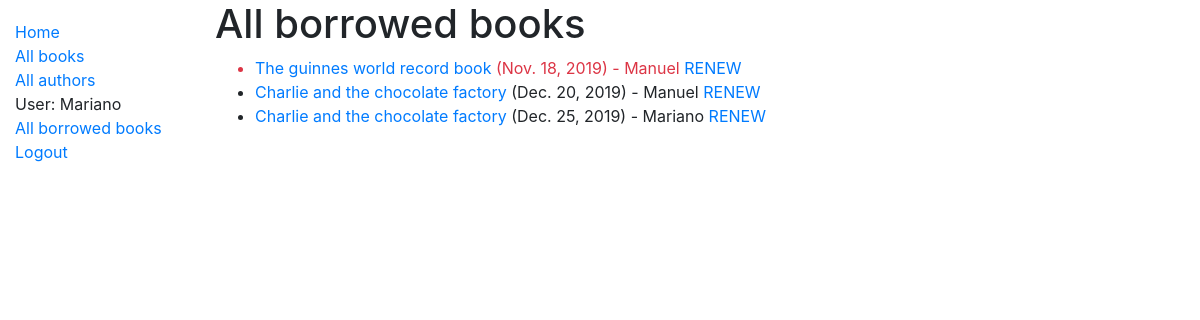
The app's page /catalog/loaned-books/ (signed in) with its own data.
### catalog/models.py (models this page shows, shortened)
class BookInstance(models.Model):
    id = models.UUIDField(primary_key=True, default=uuid.uuid4,
                          help_text='Unique ID for this particular book instance.')
    book = models.ForeignKey('Book', on_delete=models.SET_NULL, null=True)
    imprint = models.CharField(max_length=200)
    due_back = models.DateField(null=True, blank=True)
    borrower = models.ForeignKey(User, on_delete=models.SET_NULL, null=True, blank=True)
    LOAN_STATUS = (
        ('m', 'Maintenance'),
        ('o', 'On loan'),
        ('a', 'Available'),
        ('r', 'Reserved')
    )
    status = models.CharField(
        max_length=1,
        choices=LOAN_STATUS,
        blank=True,
        default='m',
        help_text='Book availability'
    )
    class Meta:
        ordering = ['due_back']
        permissions = (("can_mark_returned", "Can set book as returned"),)
    def is_overdue(self):
        if self.due_back and date.today() > self.due_back:
            return True
        return False

class Book(models.Model):
    title = models.CharField(max_length=200)
    author = models.ForeignKey('Author', on_delete=models.SET_NULL, null=True)
    summary = models.TextField(max_length=1000, help_text='Enter a brief description of the book')
    isbn = models.CharField('ISBN', max_length=13,
                            help_text='13 Character <a href="https://www.isbn-international.org/content/what-isbn">ISBN number</a>')
    genre = models.ManyToManyField(Genre, help_text='Select a genre for this book')
    language = models.ForeignKey('Language', on_delete=models.SET_NULL, null=True)
    def display_genre(self):
        """Create a string for the Genre. This is required to display Genre on admin."""
        return ', '.join(genre.name for genre in self.genre.all()[:3])
    display_genre.short_description = 'Genre'

### catalog/views.py (the view)
# urls.py: path('loaned-books/', views.AllLoanedBooksListView.as_view(), name='all-borrowed'),
class AllLoanedBooksListView(PermissionRequiredMixin, generic.ListView):
    model = BookInstance
    template_name = 'catalog/bookinstance_list_all_borrowed.html'
    paginate_by = 10
    permission_required = "catalog.can_mark_returned"
    def get_queryset(self):
        return BookInstance.objects.filter(status__exact='o').order_by('due_back')

### catalog/templates/catalog/bookinstance_list_all_borrowed.html
{% extends "base_generic.html" %}
{% block content %}
    <h1>All borrowed books</h1>
    {% if bookinstance_list %}
        <ul>
        {% for bookinst in bookinstance_list %}
        <li class="{% if bookinst.is_overdue%}text-danger{% endif %}">
            <a href="{% url 'book-detail' bookinst.book.pk %}">{{ bookinst.book.title }}</a> ({{ bookinst.due_back }}) - {{ bookinst.borrower.username }} <a href="{% url 'renew-book-librarian' bookinst.id %}">RENEW</a>
        </li>
        {% endfor %}
        </ul>
    {% else %}
        <p>There are no books borrowed.</p>
    {% endif %}
{% endblock %}

### catalog/templates/base_generic.html (shortened to what this page needs)
<!DOCTYPE html>
<html lang="en">
<head>
    <link rel="stylesheet" href="https://stackpath.bootstrapcdn.com/bootstrap/4.1.3/css/bootstrap.min.css"
>
    {% load static %}
    <link rel="stylesheet" href="{% static 'css/styles.css' %}">
</head>
<body>
<div class="container-fluid">
    <div class="row">
        <div class="col-sm-2">
            {% block sidebar %}
                <ul class="sidebar-nav">
                    <li><a href="{% url 'index' %}">Home</a></li>
                    <li><a href="{% url 'books' %}">All books</a></li>
                    <li><a href="{% url 'authors' %}">All authors</a></li>
                    {% if user.is_authenticated %}
                        <li>User: {{ user.get_username }}</li>
                        {% if perms.catalog.can_mark_returned %}
                            <li><a href="{% url 'all-borrowed' %}">All borrowed books</a></li>
                        {% else %}
                            <li><a href="{% url 'my-borrowed' %}">My Borrowed</a></li>
                        {% endif %}
                        <li><a href="{% url 'logout' %}?next={{ request.path }}">Logout</a></li>
                    {% else %}
                        <li><a href="{% url 'login' %}?next={{ request.path }}">Login</a></li>
                    {% endif %}
                </ul>
            {% endblock %}
        </div>
        <div class="col-sm-10 ">
            {% block content %}{% endblock %}
        </div>
    </div>
</div>
</body>
</html>

### catalog/static/css/styles.css (style rules this page uses)
.sidebar-nav { margin-top: 20px; padding: 0; list-style: none; }

### records on screen
BookInstance: book "The guinnes world record book", due_back "Nov. 18, 2019", borrower.username "Manuel"
BookInstance: book "Charlie and the chocolate factory", due_back "Dec. 20, 2019", borrower.username "Manuel"
BookInstance: book "Charlie and the chocolate factory", due_back "Dec. 25, 2019", borrower.username "Mariano"

### other values on screen
{{ user.get_username }} "Mariano"
